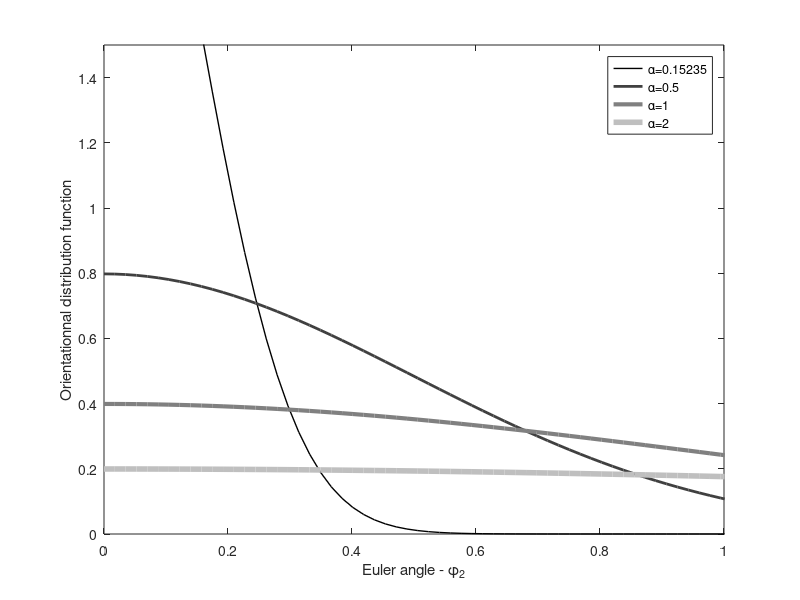

Reproduce this figure in MATLAB.
%% Copyright 2014 MERCIER David
function W = ODF_W_function(phi2, alpha, varargin)
% Gaussian distribution function to describe a texture
% See Li J.Y. /  J. Mech. Phys. Solids 48 (2000) 529-552
% DOI : 10.1016/S0022-5096(99)00042-3

% author: d.mercier@mpie.de

% phi2 : Euler angles in rad
% alpha : Parameter in Gaussian distribution function

if nargin < 2
    % Setting of parameter in Gaussian distribution function
    alpha = [0.15235, 0.5, 1, 2];
end

if nargin < 1
    phi2 = 0:1:360;
    phi2 = phi2*pi/180; % degtorad
end

% Setting of color/width of lines
c1 = 0;
c2 = 0;
c3 = 0;
lw = 1;

% Preallocation of variables
W = zeros(length(phi2),length(alpha));
legendInfo{length(alpha)} = [];

for ii = 1:length(alpha)
    W(:,ii) = (1./(alpha(ii)*((2*pi).^0.5))) * ...
        exp((-phi2.^2)./(2*(alpha(ii).^2)));
    plot(phi2, W(:,ii),...
        'Color',[c1 c2 c3],...
        'Linewidth', lw);
    legendInfo{ii} = (strcat('\alpha=', num2str(alpha(ii))));
    c1 = c1 + 1/length(alpha);
    c2 = c2 + 1/length(alpha);
    c3 = c3 + 1/length(alpha);
    lw = lw + 1;
    hold on;
end

% Plot options
xlim(gca, [0, 1]);
ylim(gca, [0, 1.5]);
xlabel('Euler angle - \phi_2')
ylabel('Orientationnal distribution function')
legend(legendInfo);

end
